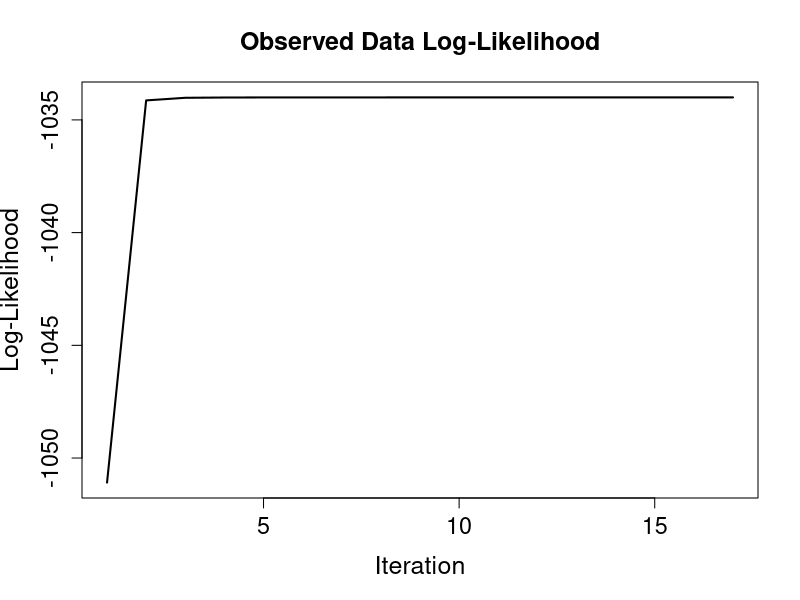
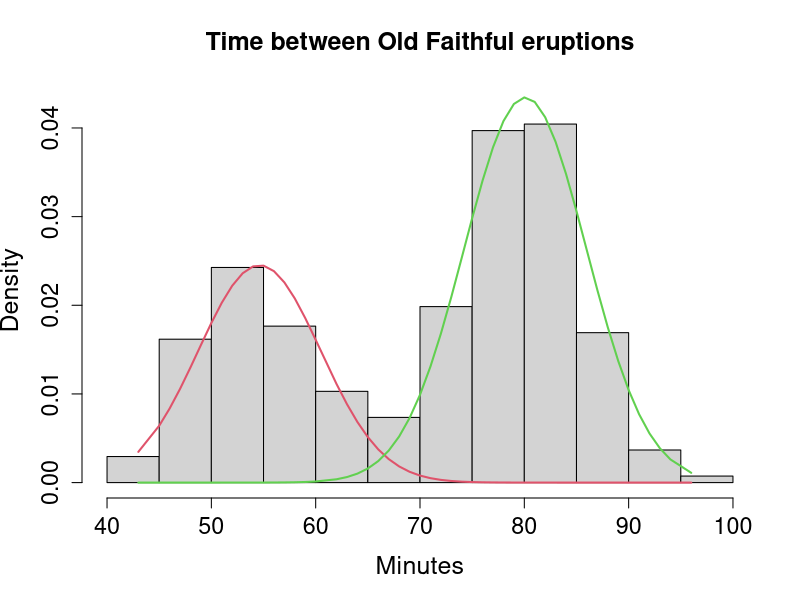

R code for these plots, in order:
## ---- chunk 1
library(mixtools)
attach(faithful)
wait1 <- normalmixEM(waiting, lambda = .5, mu = c(55, 80), sigma = c(5,5))
plot(wait1, density = TRUE, cex.axis = 1.4, cex.lab = 1.5, cex.main = 1.5,
     main2 = "Time between Old Faithful eruptions", xlab2 = "Minutes")
